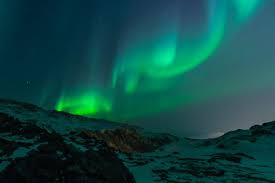
#> input picture DIP_Tasks/5.jfif, 275 x 183 px
$ jupyter execute Task_05_DIP.ipynb
#> lines starting #> are read from the running program, lines starting #| are printed output that depends on the picture
## **Digital Image Processing Lab Task: 05**
## **2023-SE-21**

[cell 1]
from PIL import Image
import matplotlib.pyplot as plt

# Path to the image file
image_path = '5.jfif' # You can change this to '/content/image5(a).png' or another image

try:
    # Open the image
    img = Image.open(image_path)
#> img is the input picture: PIL image 275x183 RGB; mean R, G, B 16.1, 72, 69.6

    # Display the image
    plt.imshow(img)
    plt.axis('off') # Hide axes
    plt.show()
except FileNotFoundError:
    print(f"Error: The file at {image_path} was not found. Please check the path.")
except Exception as e:
    print(f"An error occurred: {e}")

[cell 2]
from PIL import Image, ImageFilter
import matplotlib.pyplot as plt

# [10 lines of commented-out code are left out]
if 'img' in locals() and isinstance(img, Image.Image):
    # Apply a mean filter (BoxBlur) with a radius of 3
    # The radius parameter in BoxBlur corresponds to (2*radius + 1)x(2*radius + 1) kernel size.
    # So, radius=1 means a 3x3 kernel, radius=2 means a 5x5 kernel, etc.
    filtered_img = img.filter(ImageFilter.BoxBlur(3))

    # Display the original and filtered images side by side
    plt.figure(figsize=(12, 6))

    plt.subplot(1, 2, 1)
    plt.imshow(img)
    plt.title('Original Image')
    plt.axis('off')

    plt.subplot(1, 2, 2)
    plt.imshow(filtered_img)
    plt.title('Mean Filtered Image (Radius 3)')
    plt.axis('off')

    plt.show()
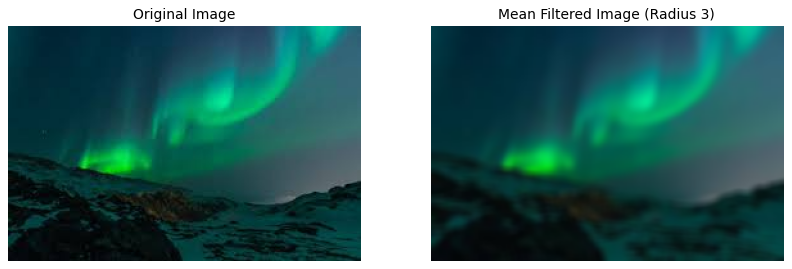
#> figure drawn by matplotlib, 2 panels
else:
    print("Original image 'img' not found. Please ensure the previous cell was executed successfully.")

[cell 3]
from PIL import Image, ImageFilter
import matplotlib.pyplot as plt

# Check if 'img' variable exists and is an Image object
if 'img' in locals() and isinstance(img, Image.Image):
    # Apply a median filter with a size of 3
    filtered_img_median = img.filter(ImageFilter.MedianFilter(size=3))

    # Display the original and median filtered images side by side
    plt.figure(figsize=(12, 6))

    plt.subplot(1, 2, 1)
    plt.imshow(img)
    plt.title('Original Image')
    plt.axis('off')

    plt.subplot(1, 2, 2)
    plt.imshow(filtered_img_median)
    plt.title('Median Filtered Image (Size 3)')
    plt.axis('off')

    plt.show()
else:
    print("Original image 'img' not found. Please ensure the previous cell that loads the image was executed successfully.")

[cell 4]
from PIL import Image, ImageFilter
import matplotlib.pyplot as plt

# Check if 'img' variable exists and is an Image object
if 'img' in locals() and isinstance(img, Image.Image):
    # Apply a mode filter with a size of 3. This filter finds the most frequent pixel value in a neighborhood.
    filtered_img_mode = img.filter(ImageFilter.ModeFilter(size=3))

    # Display the original and mode filtered images side by side
    plt.figure(figsize=(12, 6))

    plt.subplot(1, 2, 1)
    plt.imshow(img)
    plt.title('Original Image')
    plt.axis('off')

    plt.subplot(1, 2, 2)
    plt.imshow(filtered_img_mode)
    plt.title('Mode Filtered Image (Size 3)')
    plt.axis('off')

    plt.show()
else:
    print("Original image 'img' not found. Please ensure the previous cell that loads the image was executed successfully.")

[cell 5]
from PIL import Image, ImageFilter
import matplotlib.pyplot as plt

# Check if 'img' variable exists and is an Image object
if 'img' in locals() and isinstance(img, Image.Image):
    # Apply a Gaussian blur filter with a radius of 2
    filtered_img_gaussian = img.filter(ImageFilter.GaussianBlur(radius=2))

    # Display the original and Gaussian filtered images side by side
    plt.figure(figsize=(12, 6))

    plt.subplot(1, 2, 1)
    plt.imshow(img)
    plt.title('Original Image')
    plt.axis('off')

    plt.subplot(1, 2, 2)
    plt.imshow(filtered_img_gaussian)
    plt.title('Gaussian Filtered Image (Radius 2)')
    plt.axis('off')

    plt.show()
else:
    print("Original image 'img' not found. Please ensure the previous cell that loads the image was executed successfully.")

[cell 6]
from PIL import Image, ImageFilter
import matplotlib.pyplot as plt

image_path = '5.jfif'

try:
    # Open the original image
    img = Image.open(image_path)

    # Apply filters
    filtered_img_mean = img.filter(ImageFilter.BoxBlur(3))
    filtered_img_median = img.filter(ImageFilter.MedianFilter(size=3))
    filtered_img_mode = img.filter(ImageFilter.ModeFilter(size=3))
    filtered_img_gaussian = img.filter(ImageFilter.GaussianBlur(radius=2))

    # Create a figure with multiple subplots
    plt.figure(figsize=(18, 12))

    # Original Image
    plt.subplot(2, 3, 1) # 2 rows, 3 columns, 1st plot
    plt.imshow(img)
    plt.title('Original Image')
    plt.axis('off')

    # Mean Filtered Image
    plt.subplot(2, 3, 2) # 2 rows, 3 columns, 2nd plot
    plt.imshow(filtered_img_mean)
    plt.title('Mean Filter (BoxBlur Radius 3)')
    plt.axis('off')

    # Median Filtered Image
    plt.subplot(2, 3, 3) # 2 rows, 3 columns, 3rd plot
    plt.imshow(filtered_img_median)
    plt.title('Median Filter (Size 3)')
    plt.axis('off')

    # Mode Filtered Image
    plt.subplot(2, 3, 4) # 2 rows, 3 columns, 4th plot
    plt.imshow(filtered_img_mode)
    plt.title('Mode Filter (Size 3)')
    plt.axis('off')

    # Gaussian Filtered Image
    plt.subplot(2, 3, 5) # 2 rows, 3 columns, 5th plot
    plt.imshow(filtered_img_gaussian)
    plt.title('Gaussian Filter (Radius 2)')
    plt.axis('off')

    plt.tight_layout() # Adjust subplot parameters for a tight layout
    plt.show()
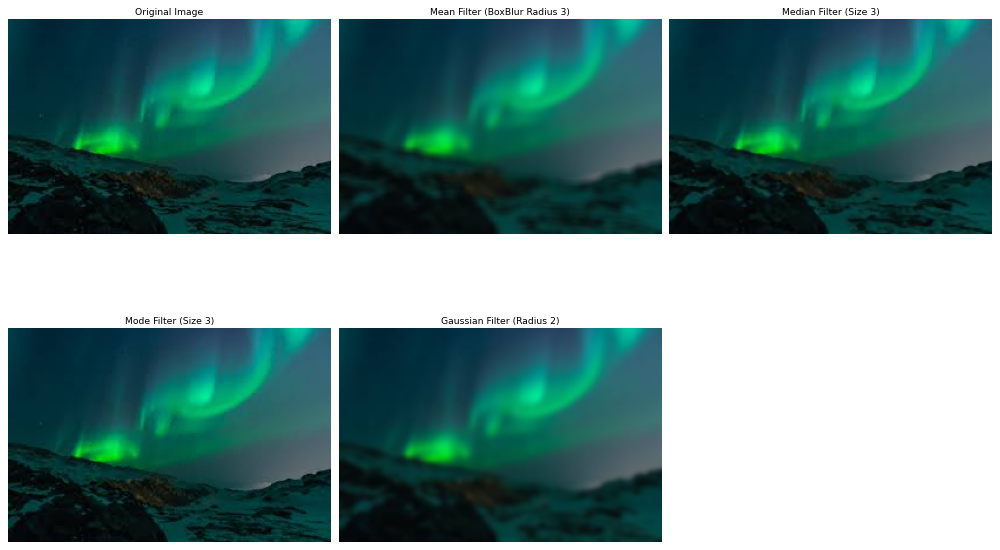
#> figure drawn by matplotlib, 5 panels

except FileNotFoundError:
    print(f"Error: The file at {image_path} was not found. Please check the path.")
except Exception as e:
    print(f"An error occurred: {e}")
